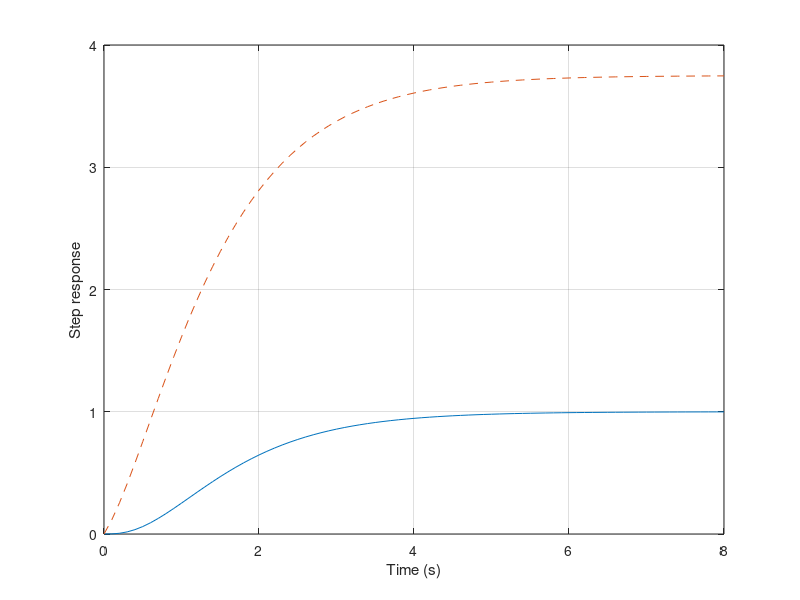

Recreate this plot in MATLAB.
num1 = [6]; den1 = [1 6 11 6]; sys1 = tf(num1, den1);
num2 = [1 6]; den2 = [1 2.594 1.6]; sys2 = tf(num2, den2);
t = [0:0.1:8];
[y1, T1] = step(sys1, t);
[y2, T2] = step(sys2, t);
plot(T1, y1, T2, y2, '--'), grid
xlabel('Time (s)'), ylabel('Step response')